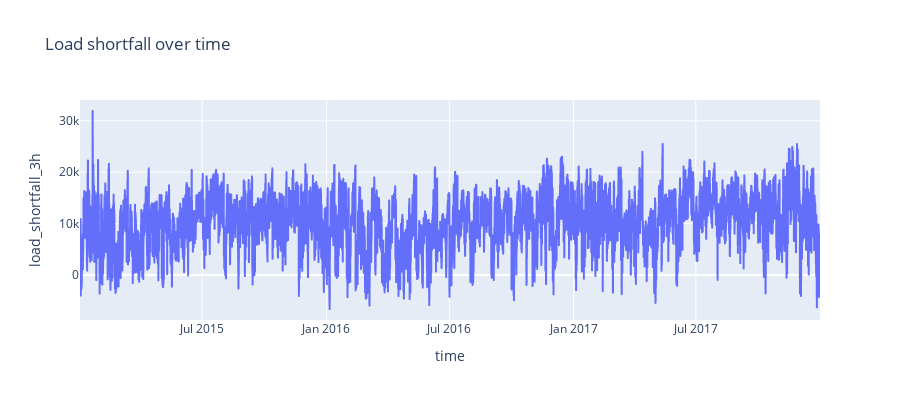

The notebook cell this image was saved under:
### Markdown cell above
#Plot relevant feature interactions:

### Code cell
#Ploting  Load_shortfall_3h against time 
fig = px.line(train_data, y = train_data['load_shortfall_3h'], x =train_data['time'],title = 'Load shortfall over time', width =900, height=400 )
fig.show()

### Figure 1 — Plotly figure (JSON) as saved in the notebook; plotly's stock layout.template omitted (floating-point values rounded to 4 significant figures; data arrays with more than 128 entries replaced by an {"elided": "..."} marker saying what was removed)
{"data": [{"hovertemplate": "time=%{x}<br>load_shortfall_3h=%{y}<extra></extra>", "legendgroup": "", "line": {"color": "#636efa", "dash": "solid"}, "marker": {"symbol": "circle"}, "mode": "lines", "name": "", "showlegend": false, "type": "scattergl", "x": {"elided": "8763 str values"}, "xaxis": "x", "y": {"elided": "8763 float values"}, "yaxis": "y"}], "layout": {"height": 400, "legend": {"tracegroupgap": 0}, "title": {"text": "Load shortfall over time"}, "width": 900, "xaxis": {"anchor": "y", "domain": [0, 1], "title": {"text": "time"}}, "yaxis": {"anchor": "x", "domain": [0, 1], "title": {"text": "load_shortfall_3h"}}}}
